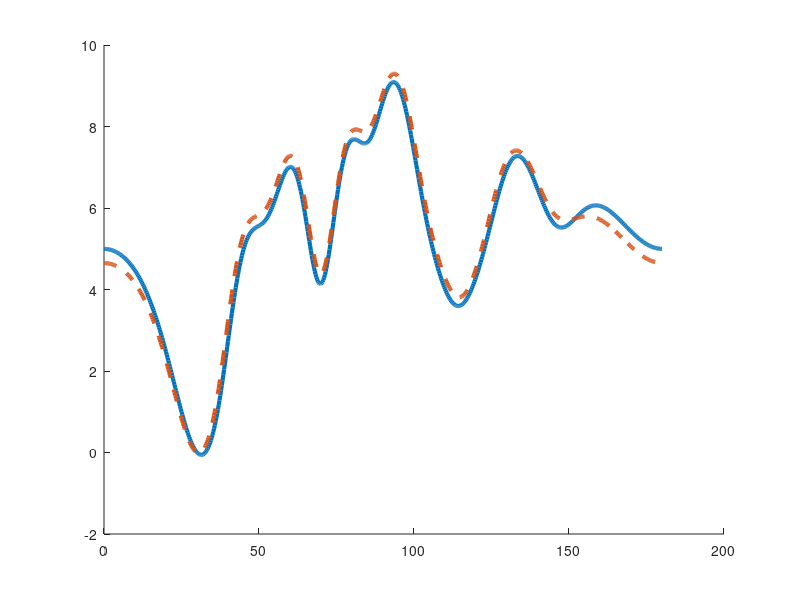

Write MATLAB code to recreate this figure. (Note: this script raises an error after producing the figure.)
close all
clear
clc
%%
M           = 9;
KDim        = M;
Array       = 0:M-1;
SirLin1     = 1;
I           = 0.01*eye(M);
Theta_I     = 30;
Theta_I2    = 100;
%% 
for ii=0:1
    clearvars -except M KDim Array SirLin1 I Theta_I Theta_I2 ii
    rng(11,'twister');
    IsTwoInterferences = ii;
    %%
    a_I         = exp(2j*pi*Array'/2*cos(Theta_I/180*pi));
    a_I2        = IsTwoInterferences*exp(2j*pi*Array'/2*cos(Theta_I2/180*pi));
    K = 100;
    for k=1:K
        a_j = exp(2j*pi*Array'/2*cos(180*rand/180*pi));
        a_l = exp(2j*pi*Array'/2*cos(180*rand/180*pi));
        Gamma_j(:,:,k)     = I + a_j*a_j';
        Gamma_l(:,:,k)     = I + a_l*a_l' + SirLin1^2*a_I*a_I' + a_I2*a_I2';
    end
    Gamma_T = mean(Gamma_j,3);
    Gamma_S = mean(Gamma_l,3);
    
    ThetaVec = linspace(0,180,180*4+1);
    for tt=1:length(ThetaVec)
        a_s = exp(2j*pi*Array'/2*cos(ThetaVec(tt)/180*pi));      
        Gamma       = I + (SirLin1^2*a_I*a_I' + a_I2*a_I2' + a_s*a_s');       
        
        E_pt        = (Gamma_T*Gamma_S^-1)^0.5;
        E_Coral     = Gamma_T^0.5*Gamma_S^-0.5;
       
        if sum(abs(a_I2))>0            
            Res_pt(tt)      = real(a_s'*E_pt*Gamma*E_pt'*a_s) / real(a_I'*E_pt*Gamma*E_pt'*a_I) ;
            Res_coral(tt)   = real(a_s'*E_Coral*Gamma*E_Coral'*a_s) / real(a_I'*E_Coral*Gamma*E_Coral'*a_I);
        else
            Res_pt(tt)      = ( real(a_s'*E_pt*Gamma*E_pt'*a_s) / real(a_I'*E_pt*Gamma*E_pt'*a_I));
            Res_coral(tt)   = ( real(a_s'*E_Coral*Gamma*E_Coral'*a_s) / real(a_I'*E_Coral*Gamma*E_Coral'*a_I) );
        end
    end
    
    figure; hold on
    plot(ThetaVec,10*log10(Res_coral),'LineWidth',3);
    plot(ThetaVec,10*log10(Res_pt),'--','LineWidth',3);
    xline(Theta_I,'LineWidth',3);
    legend('Proposed','PT','Interference');
    if sum(abs(a_I2))>0
        xline(Theta_I2,'LineWidth',3);
        legend('Proposed','PT','Interference');
    end    
    xlabel('[deg]');
    ylabel('[dB]');    
    xlim([0 180]);
    ylim([0 12]);
    box on; grid on
    ax = gca;
    ax.FontSize = 18;
    ax.FontName = 'Times';
end


